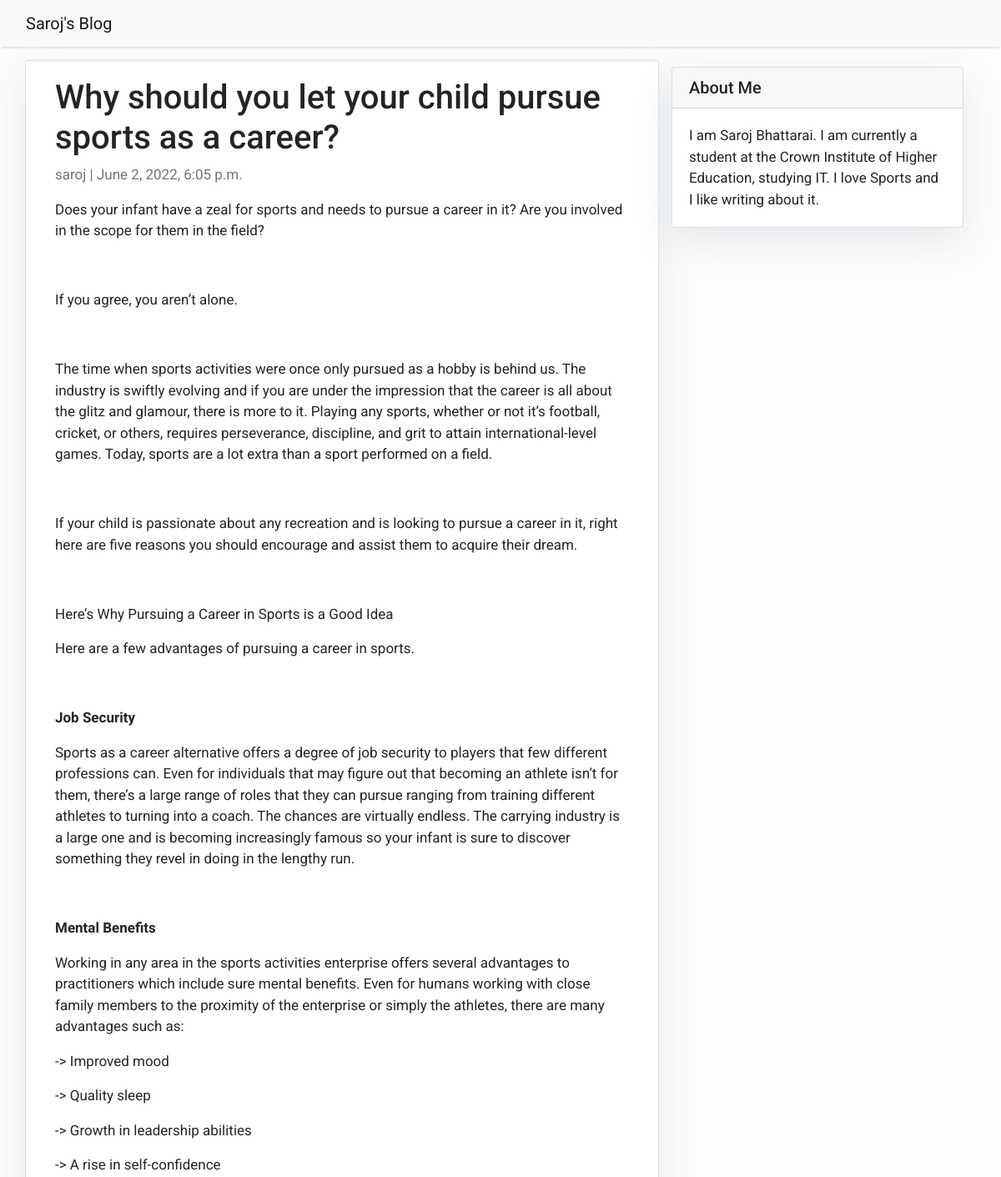
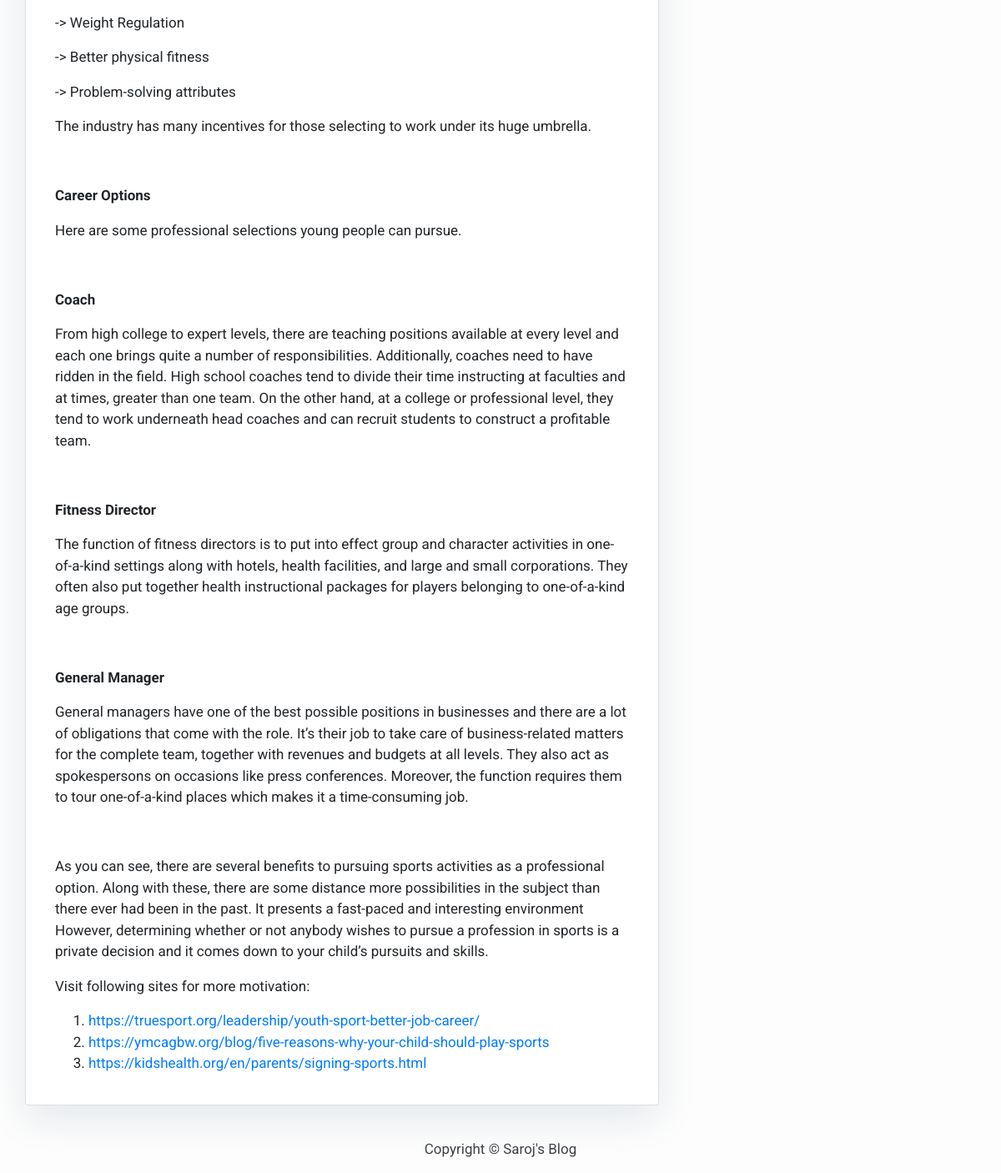
The page /why-should-you-let-your-child-pursue-sports-as-a-career/ on the database its author committed (2 pictures, top to bottom).
### blog/models.py (models this page shows, shortened)
class Post(models.Model):
    title = models.CharField(max_length=200, unique=True)
    slug = models.SlugField(max_length=200, unique=True)
    author = models.ForeignKey(User, on_delete= models.CASCADE,related_name='blog_posts')
    updated_on = models.DateTimeField(auto_now= True)
    content = models.TextField()
    created_on = models.DateTimeField(auto_now_add=True)
    status = models.IntegerField(choices=STATUS, default=0)
    class Meta:
        ordering = ['-created_on']

### blog/views.py (the view)
# urls.py: path('<slug:slug>/', views.PostDetail.as_view(), name='post_detail'),
class PostDetail(generic.DetailView):
    model = Post
    template_name = 'post_detail.html'

### templates/post_detail.html
{% extends 'base.html' %} {% block content %}
<div class="container">
  <div class="row">
    <div class="col-md-8 card mb-4 mt-3 left top">
      <div class="card-body">
        <h1>{% block title %} {{ object.title }} {% endblock title %}</h1>
        <p class="text-muted">{{ post.author }} | {{ post.created_on }}</p>
        <p class="card-text">{{ object.content | safe }}</p>
      </div>
    </div>
    {% block sidebar %} {% include 'sidebar.html' %} {% endblock sidebar %}
  </div>
</div>
{% endblock content %}

### templates/base.html (style rules this page uses)
body { font-family: "Roboto", sans-serif; font-size: 17px; background-color: #fdfdfd; }

### templates/sidebar.html (style rules this page uses)
.card { box-shadow: 0 16px 48px #e3e7eb; }

### rows shown on the page
Post: title "Why should you let your child pursue sports as a career?", author "saroj", created_on "June 2, 2022, 6:05 p.m.", content "Does your infant have a zeal for sports and needs to pursue a career in it? Are you involved in the scope for them in the field? If you agree, you aren’t alone. The time when sports activities were once only pursued as a hobby is behind us. The industry is swiftly evolving and if you are under the impression that the career is all about the glitz and glamour, there is more to it. Playing any sports, whether or not it’s football, cricket, or others, requires perseverance, discipline, and grit to attain international-level games. Today, sports are a lot extra than a sport performed on a field. If your child is passionate about any recreation and is looking to pursue a career in it, right here…"
